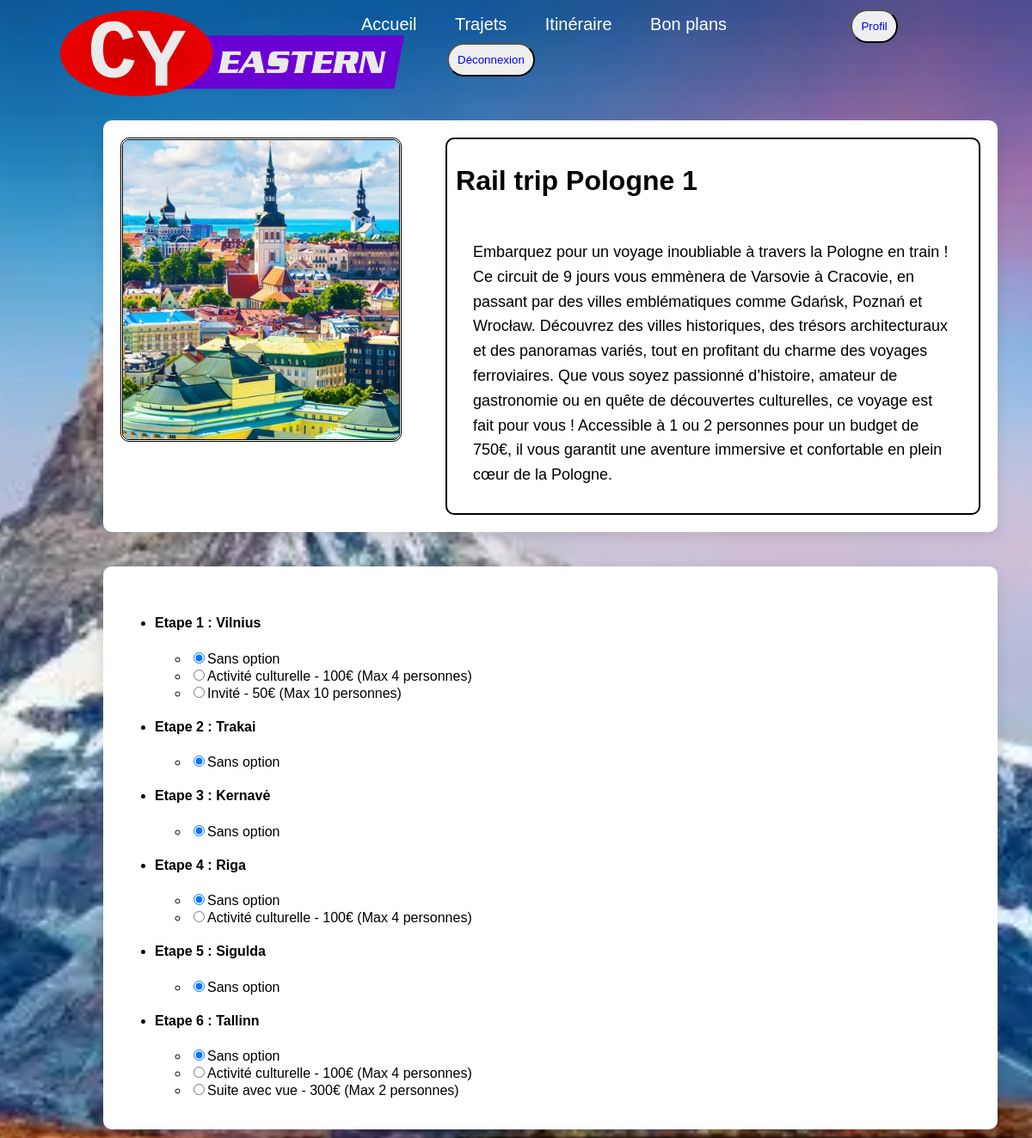
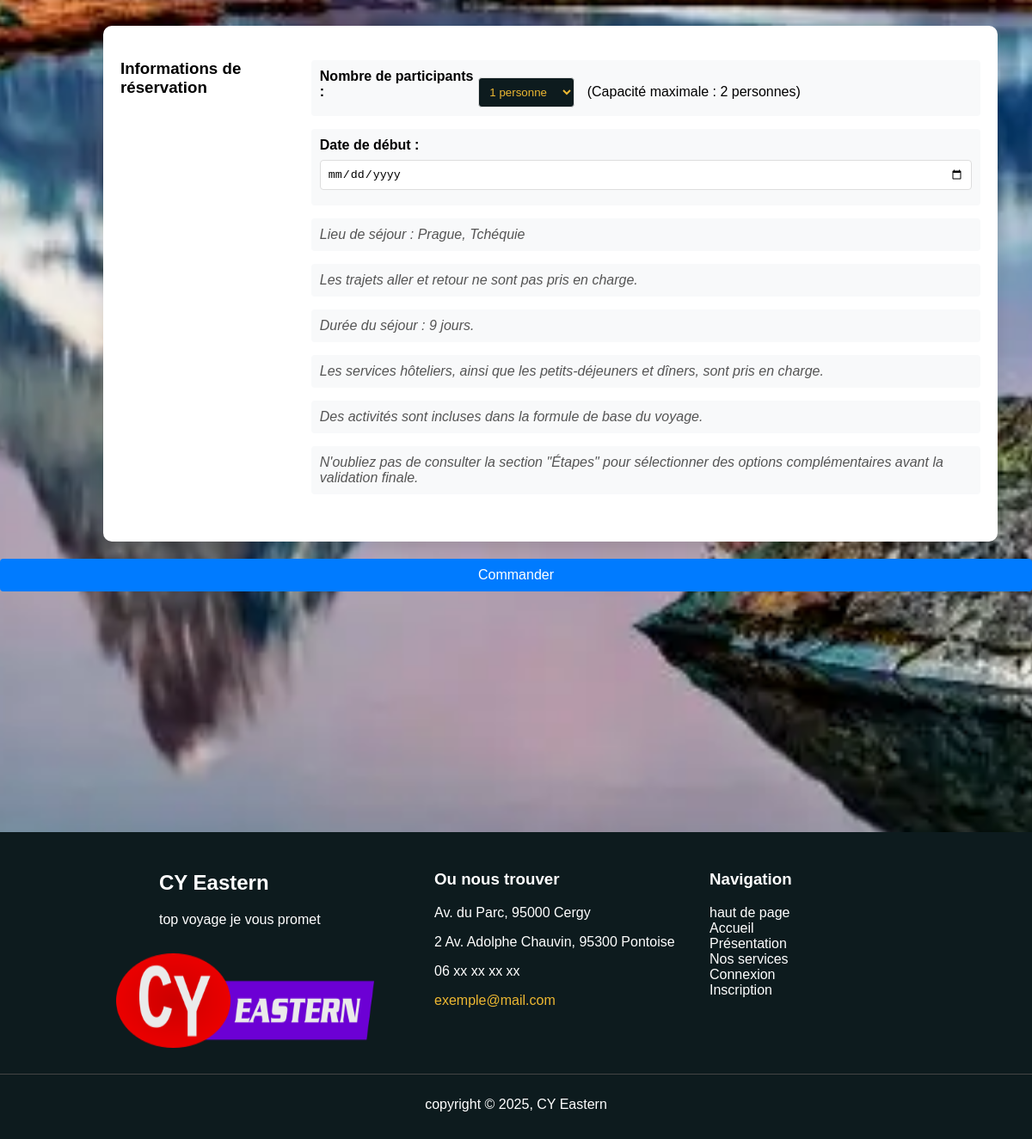
/resa.php?get=3 (signed in), run on the app's committed database (2 pictures, top to bottom).
### tables this page shows
CREATE TABLE `voyage` (
  `id` int(11) NOT NULL,
  `titre` varchar(39) NOT NULL,
  `duree` tinyint(4) NOT NULL,
  `etapes` tinyint(4) NOT NULL,
  `transport` varchar(24) NOT NULL,
  `maxi` tinyint(4) NOT NULL,
  `prix` smallint(6) NOT NULL,
  `statut` tinyint(1) NOT NULL
);

CREATE TABLE `descVoyage` (
  `idVoyage` int(2) DEFAULT NULL,
  `titre` varchar(38) DEFAULT NULL,
  `description` varchar(699) DEFAULT NULL,
  `infos` varchar(1944) DEFAULT NULL,
  `texte` varchar(583) DEFAULT NULL
);

CREATE TABLE `etapes` (
  `idVoyage` int(11) NOT NULL,
  `id` int(11) NOT NULL,
  `titre` varchar(100) NOT NULL,
  `debut` tinyint(4) NOT NULL,
  `duree` tinyint(4) NOT NULL,
  `persSup` tinyint(4) NOT NULL,
  `lat` float NOT NULL,
  `lon` float NOT NULL,
  `nom` varchar(100) NOT NULL,
  `pays` varchar(50) NOT NULL
);

CREATE TABLE `etapesOpt` (
  `idVoyage` int(11) NOT NULL,
  `idEtape` int(11) NOT NULL,
  `idOption` int(11) NOT NULL
);

CREATE TABLE `options` (
  `id` int(11) NOT NULL,
  `titre` varchar(100) NOT NULL,
  `prix` int(11) NOT NULL,
  `personnesMax` int(11) NOT NULL
);

### api/linkDB.php (called while the page is built, shortened)
<?php
$linkDB = mysqli_connect("mariadb","valerie","meilleursite2025","clickjourney");
$descQuery = "SELECT * FROM descVoyage ORDER BY idVoyage";
$descResult = mysqli_query($linkDB, $descQuery);
$desc = array();
while ($row = mysqli_fetch_assoc($descResult)) {
    $desc[$row['idVoyage']] = $row;
}
$voyageQuery = "SELECT * FROM voyage";
$voyageResult = mysqli_query($linkDB, $voyageQuery);
$voyage = array();
while ($row = mysqli_fetch_assoc($voyageResult)) {
    $voyage[$row['id']] = $row;
}
$etapesQuery = "SELECT * FROM etapes ORDER BY idVoyage, id";
$etapesResult = mysqli_query($linkDB, $etapesQuery);
$etapes = array();
while ($row = mysqli_fetch_assoc($etapesResult)) {
    $etapes[$row['idVoyage']][$row['id']] = $row;
}
$etapeOptQuery = "SELECT * FROM etapesOpt ORDER BY idVoyage, idEtape, idOption";
$etapeOptResult = mysqli_query($linkDB, $etapeOptQuery);
while ($row = mysqli_fetch_assoc($etapeOptResult)) {
    $etapeOpt[$row['idVoyage']][$row['idEtape']][$row['idOption']] = $row;
}
$optionQuery = "SELECT * FROM options";
$optionResult = mysqli_query($linkDB, $optionQuery);
$option = array();
while ($row = mysqli_fetch_assoc($optionResult)) {
    $option[$row['id']] = $row;
}

### resa.php (the view, shortened to what this page needs)
<?php
include('api/linkDB.php');
?>
<!DOCTYPE html>
<html lang="fr">
<head>
    <link rel="stylesheet" type="text/css" href="style.css">
</head>
<body id="haut">
    <div>
        <nav>
            <div class="divmenu">
                <div class="logo1">
                    <a href="index.html"><img src="media/logo.webp" width="400" height="100" alt="Logo"></a>
                </div>
                <ul>
                    <li class="limenu"><a href="index.html">Accueil</a></li>
                    <li class="limenu"><a href="presentation.php">Trajets</a></li>
                    <li class="limenu"><a href="recherche.html">Itinéraire</a></li>
                    <li class="limenu"><a href="">Bon plans</a></li>
                    <?php
                    if (!$_SESSION['connecte']) {
                        echo '<button class="bouton_menu"><a href="connexion.php">Connexion</a></button>';
                    } else {
                        echo '<button class="bouton_menu"><a href="profil.php">Profil</a></button>
        <button class="bouton_menu"><a href="index.php?logout=1">Déconnexion</a></button>';
                    }
                    ?>
                </ul>
            </div>
        </nav>
        <div class="container-res">
            <div class="img_reservation">
                <img <?php echo 'src="media/voyage/voyage' . $_GET['get'] . '.jpg" alt="Image ' . $voyage[$_GET['get']]['titre'] . '"'; ?>>
            </div>
            <div class="encadrement">
                <h1 class="titre"><?= $voyage[$_GET['get']]['titre'] ?></h1>
                <p class="texte-res"><?= $desc[$_GET['get']]['description'] ?></p>
            </div>
        </div>
        <form action="api/resa.php" method="POST">
            <div class="container-res">
                <ul>
                    <?php
                    foreach ($etapes[$_GET['get']] as $id => $row) {
                        echo '<li><h4>Etape ' . $id . ' : ' . $row['titre'] . '</h4>';
                        echo '<ul>';
                        echo '<li>';
                        echo '<input type="radio" name="etape_' . $id . '" id="none_' . $id . '" value="0" checked>';
                        echo '<label for="none_' . $id . '">Sans option</label>';
                        echo '</li>';
                        foreach ($etapeOpt[$_GET['get']][$id] as $idOpt => $row2) {
                            $optionData = $option[$row2['idOption']];
                            echo '<li>';
                            echo '<input type="radio" name="etape_' . $id . '" id="option_' . $id . '_' . $optionData['id'] . '" value="' . $optionData['id'] . '">';
                            echo '<label for="option_' . $id . '_' . $optionData['id'] . '">';
                            echo htmlspecialchars($optionData['titre']) . ' - ' . $optionData['prix'] . '€ (Max ' . $optionData['personnesMax'] . ' personnes)';
                            echo '</label>';
                            echo '</li>';
                        }
                        echo '</ul></li>';
                    }
                    ?>
                </ul>
            </div>
            <div class="container-res">
                <h3>Informations de réservation</h3>
                <ul class="booking-info">
                    <li>
                        <label for="passengers">Nombre de participants :</label>
                        <select name="passengers" id="passengers" required>
                            <?php
                            $maxCapacity = $voyage[$_GET['get']]['maxi'];
                            for ($i = 1; $i <= $maxCapacity; $i++) {
                                echo "<option value='$i'>$i personne" . ($i > 1 ? "s" : "") . "</option>";
                            }
                            ?>
                        </select>
                        (Capacité maximale : <?= $maxCapacity ?> personnes)
                    </li>
                    <li>
                        <label for="start_date">Date de début :</label>
                        <input type="date" name="start_date" id="start_date" required min="<?= date('Y-m-d') ?>"
                            max="<?= date('Y-m-d', strtotime('+1 year')) ?>">
                    </li>
                    <li class="info-note">Lieu de séjour : Prague, Tchéquie</li>
                    <li class="info-note">Les trajets aller et retour ne sont pas pris en charge.</li>
                    <li class="info-note">Durée du séjour : <?= $voyage[$_GET['get']]['duree'] ?> jours.</li>
                    <li class="info-note">Les services hôteliers, ainsi que les petits-déjeuners et dîners, sont
                        pris en charge.</li>
                    <li class="info-note">Des activités sont incluses dans la formule de base du voyage.</li>
                    <li class="info-note">N'oubliez pas de consulter la section "Étapes" pour sélectionner des
                        options complémentaires avant la validation finale.</li>
                </ul>
            </div>
            <div class="form-actions">
                <button type="submit">Commander</button>
            </div>
        </form>
        <footer>
            <div class="contenu">
                <div class="logo">
                    <h2>CY Eastern</h2>
                    <p>top voyage je vous promet</p>
                    <img src="media/logo.webp" alt="Logo" width="300" height="110"
                        style="display: flex; margin-left: -50px;">
                </div>
                <div class="colonne">
                    <h3>Ou nous trouver</h3>
                    <p>Av. du Parc, 95000 Cergy</p>
                    <p>2 Av. Adolphe Chauvin, 95300 Pontoise</p>
                    <p>06 xx xx xx xx</p>
                    <p><a href="mailto:exemple@mail.com" style="color: rgb(237, 184, 50);">exemple@mail.com</a></p>
                </div>
                <div class="colonne">
                    <h3>Navigation</h3>
                    <ul class="ul-footer">
                        <li><a href="#haut">haut de page</a></li>
                        <li><a href="index.html">Accueil</a></li>
                        <li><a href="presentation.php">Présentation</a></li>
                        <li><a href="#">Nos services</a></li>
                        <li><a href="connexion.php">Connexion</a></li>
                        <li><a href="inscription.php">Inscription</a></li>
                    </ul>
                </div>
            </div>
            <div class="footer-bottom">
                <p>copyright © 2025, CY Eastern</p>
            </div>
        </footer>
</body>
</html>

### style.css (style rules this page uses)
* { text-decoration: none; }
body { font-family: Arial, sans-serif; font-optical-sizing: auto; background-image: url(media/paysage.jpg); background-size: cover; background-repeat: no-repeat; background-position: center; height: 100vh; margin: 0; image-rendering: crisp-edges; background-attachment: fixed; }
img[alt="Logo"] { margin-left: 10px; margin-top: 30px; }
.divmenu { display: flex; align-items: center; justify-content: space-between; height: 100px; padding: 0 50px; }
li.limenu { display: inline-block; margin-left: -100px; }
.limenu a { color: white; font-size: 20px; margin-right: 140px; }
.bouton_menu { color: black; border-radius: 20px; padding: 10px; }
.logo1 { padding: 10px; font-weight: bold; font-size: 30px; justify-content: flex-end; }
select { background-color: #0d1b1e; color: rgb(237, 184, 50); border-radius: 5px; }
option { color: #0d1b1e; background-color: rgb(237, 184, 50); border-radius: 5px; }
footer { background-color: #0d1b1e; color: white; padding: 15px 0; margin-top: 280px; }
.contenu { display: flex; max-width: 850px; margin: auto; }
.colonne, .logo { min-width: 300px; margin: 10px; }
ul.ul-footer { list-style: none; padding: 0; }
ul.ul-footer li a { color: white; text-decoration: none; transition: color 0.4s; }
.footer-bottom { text-align: center; margin-top: 20px; border-top: 1px solid #444; padding-top: 10px; }
button[type=submit] { background: #6c00d4; color: white; padding: 10px 20px; font-size: 1rem; border: none; cursor: pointer; border-radius: 5px; transition: 0.3s; width: 100%; text-align: center; }
input[type=text], input[type=email], input[type=password], input[type=date], input[type=number] { width: 100%; padding: 12px 20px; margin: 8px 0; display: inline-block; border: 1px solid #ccc; box-sizing: border-box; }
div.container-res { margin-top: 40px; max-width: 1000px; margin-left: 10%; background: white; padding: 20px; border-radius: 10px; box-shadow: 0 5px 15px rgba(0, 0, 0, 0.1); display: flex; }
div.container-res .titre { margin: auto; width: 100%; padding-bottom: 30px; padding-top: 20px; }
.encadrement { border-color: black; border-style: solid; border-width: 2px; border-radius: 10px; padding: 10px; }
.texte-res { max-width: 60ch; margin: 0 auto; text-align: left; font-size: 18px; line-height: 1.6; padding: 20px; }
.img_reservation img { width: 85%; border-radius: 10px; border-color: black; border-style: double; }
.booking-info { list-style-type: none; padding: 0; margin: 20px 0; }
.booking-info li { margin-bottom: 15px; padding: 10px; background-color: #f8f9fa; border-radius: 4px; }
.booking-info label { display: inline-block; width: 180px; font-weight: bold; }
.booking-info select, .booking-info input[type="date"] { padding: 8px; border: 1px solid #ddd; border-radius: 4px; margin-right: 10px; }
.info-note { color: #555; font-style: italic; }
.form-actions { margin-top: 20px; text-align: right; }
.form-actions button { padding: 10px 20px; background-color: #007bff; color: white; border: none; border-radius: 4px; cursor: pointer; }

### data on the page
voyage: titre "Rail trip Pologne 1", maxi "2", duree "9"
descvoyage: description "Embarquez pour un voyage inoubliable à travers la Pologne en train ! Ce circuit de 9 jours vous emmènera de Varsovie à Cracovie, en passant par des villes emblématiques comme Gdańsk, Poznań et Wrocław. Découvrez des villes historiques, des trésors architecturaux et des panoramas variés, tout en profitant du charme des voyages ferroviaires. Que vous soyez passionné d’histoire, amateur de gastronomie ou en quête de découvertes culturelles, ce voyage est fait pour vous ! Accessible à 1 ou 2 personnes pour un budget de 750€, il vous garantit une aventure immersive et confortable en plein cœur de la Pologne."
etapes: id "1", titre "Vilnius"
etapesopt: idOption.titre "Activité culturelle", idOption.prix "100", idOption.personnesMax "4"
etapesopt: idOption.titre "Invité", idOption.prix "50", idOption.personnesMax "10"
etapes: id "2", titre "Trakai"
etapes: id "3", titre "Kernavė"
etapes: id "4", titre "Riga"
etapesopt: idOption.titre "Activité culturelle", idOption.prix "100", idOption.personnesMax "4"
etapes: id "5", titre "Sigulda"
etapes: id "6", titre "Tallinn"
etapesopt: idOption.titre "Activité culturelle", idOption.prix "100", idOption.personnesMax "4"
etapesopt: idOption.titre "Suite avec vue", idOption.prix "300", idOption.personnesMax "2"

### other printed values
form field passengers "1 personne"
